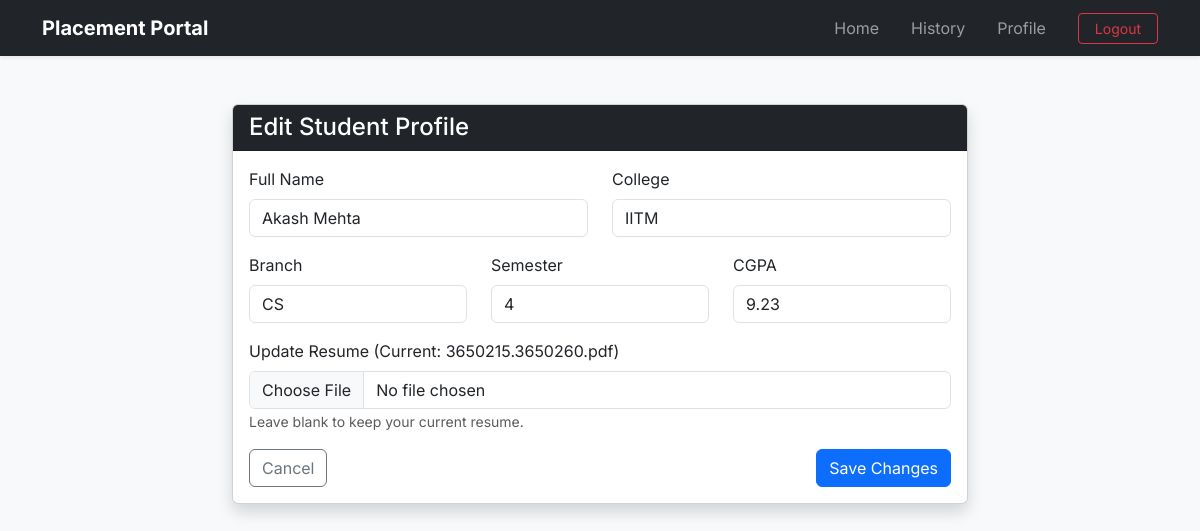
Screenshot of /student/edit-profile (signed in) with the database file from the repository.
### application/models.py (models this page shows)
class Student(db.Model):
    __tablename__="students"
    id=db.Column(db.Integer(),primary_key=True)
    user_id=db.Column(db.Integer(),db.ForeignKey("users.id"),nullable=False)
    name=db.Column(db.String(100),nullable=False)
    college=db.Column(db.String(200),nullable=False)
    branch=db.Column(db.String(100),nullable=False)
    semester=db.Column(db.String(10),nullable=False)
    cgpa=db.Column(db.Float(),nullable=False)
    resume_path=db.Column(db.String(400)) #This will store the file path of where the resume is stored
    user=db.relationship("User",back_populates="student") #Child side
    applications=db.relationship("Application",back_populates="student",cascade="all,delete-orphan") #Parent side

### application/controllers.py (the view, shortened to what this page needs)
@app.route('/student/edit-profile',methods=['GET','POST'])
def edit_profile():
    if session.get('role')!='student':
        flash('Please login as a student','danger')
        return redirect(url_for('login'))
    student=Student.query.filter_by(user_id=session['user_id']).first()
    return render_template('edit_profile_student.html',student=student)

### templates/edit_profile_student.html
{% extends 'base.html' %}
{% block content %}
<div class="container mt-4">
    <div class="row justify-content-center">
        <div class="col-md-8">
            <div class="card shadow">
                <div class="card-header bg-dark text-white">
                    <h4 class="mb-0">Edit Student Profile</h4>
                </div>
                <div class="card-body">
                    <form action="{{ url_for('edit_profile') }}" method="POST" enctype="multipart/form-data">
                        <div class="row mb-3">
                            <div class="col-md-6">
                                <label class="form-label">Full Name</label>
                                <input type="text" name="fullname" class="form-control" value="{{ student.name }}" required>
                            </div>
                            <div class="col-md-6">
                                <label class="form-label">College</label>
                                <input type="text" name="college" class="form-control" value="{{ student.college }}" required>
                            </div>
                        </div>
                        <div class="row mb-3">
                            <div class="col-md-4">
                                <label class="form-label">Branch</label>
                                <input type="text" name="branch" class="form-control" value="{{ student.branch }}" required>
                            </div>
                            <div class="col-md-4">
                                <label class="form-label">Semester</label>
                                <input type="number" name="semester" class="form-control" value="{{ student.semester }}" required>
                            </div>
                            <div class="col-md-4">
                                <label class="form-label">CGPA</label>
                                <input type="number" step="0.01" name="cgpa" class="form-control" value="{{ student.cgpa }}" required>
                            </div>
                        </div>
                        <div class="mb-3">
                            <label class="form-label">Update Resume (Current: {{ student.resume_path.split('/')[-1].split('\\')[-1] }})</label>
                            <input type="file" name="resume" class="form-control">
                            <small class="text-muted">Leave blank to keep your current resume.</small>
                        </div>
                        <div class="d-flex justify-content-between">
                            <a href="{{ url_for('student_dashboard') }}" class="btn btn-outline-secondary">Cancel</a>
                            <button type="submit" class="btn btn-primary">Save Changes</button>
                        </div>
                    </form>
                </div>
            </div>
        </div>
    </div>
</div>
{% endblock %}

### templates/base.html (style rules this page uses)
body { font-family: 'Inter', sans-serif; }

### rows the page displays
Student: fullname "Akash Mehta", college "IITM", branch "CS", semester "4", cgpa "9.23", resume_path "3650215.3650260.pdf"
